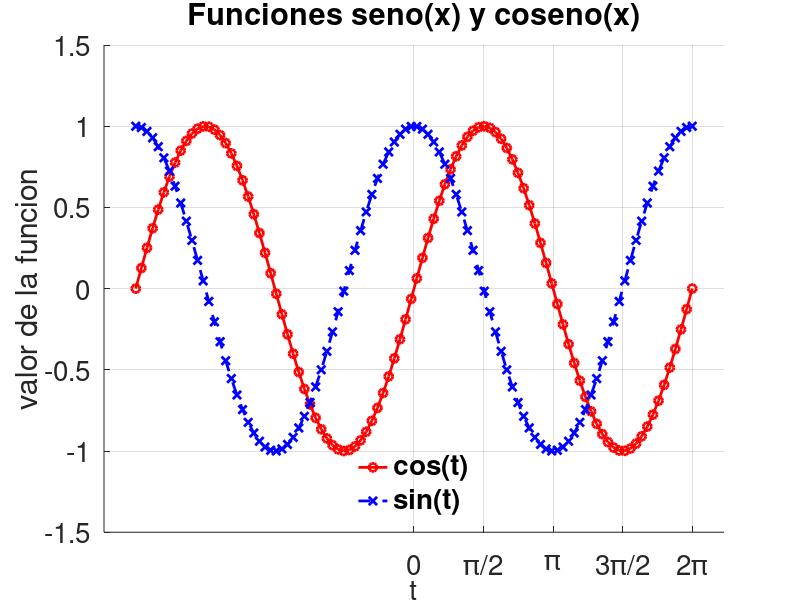

Reproduce this figure in MATLAB. (Note: this script raises an error after producing the figure.)
% Introduccion en Octave - 2020 - FCAI-UNCuyo
% Unidad 2
% Ejemplo: prueba de algunas posibilidades de plot

clear
close all

%vector x conteniendo 100 valores equiespaciados en [-2*pi,2*pi]
x=linspace(-2*pi,2*pi,100);

%creamos la figura
figure(1);clf
pause(4) %espera 4 segundos

%graficamos las funciones seno y coseno para cada valor de x
hold on
plot(x,sin(x),'ro-','linewidth',2)
plot(x,cos(x),'bx--','linewidth',2)
hold off
pause(4) %espera 4 segundos

%agregamos el titulo, nombre a los ejes, curvas, etc
title('Funciones seno(x) y coseno(x)','fontsize',20)
xlabel('angulo en radianes','fontsize',20)
ylabel('valor de la funcion','fontsize',20)
leg=legend('cos(t)','sin(t)','location','north');
legend boxoff
set(gca,'fontsize',20)
axis([-7,7,-1.5,1.5])
axis('on'), grid
pause(4) %espera 4 segundos

%cambiamos algunas de las propiedades definidas anteriormente
xlabel('t','fontsize',20)
leg=legend('cos(t)','sin(t)','location','south');
legend boxoff
set(leg,'fontsize',20,'fontweight','b')
set(gca,'Xtick',0:pi/2:2*pi)
set(gca,'XtickLabel',{'0','\pi/2','\pi','3\pi/2','2\pi'})
set(gcf,'number','off','name','Trigonometricas')